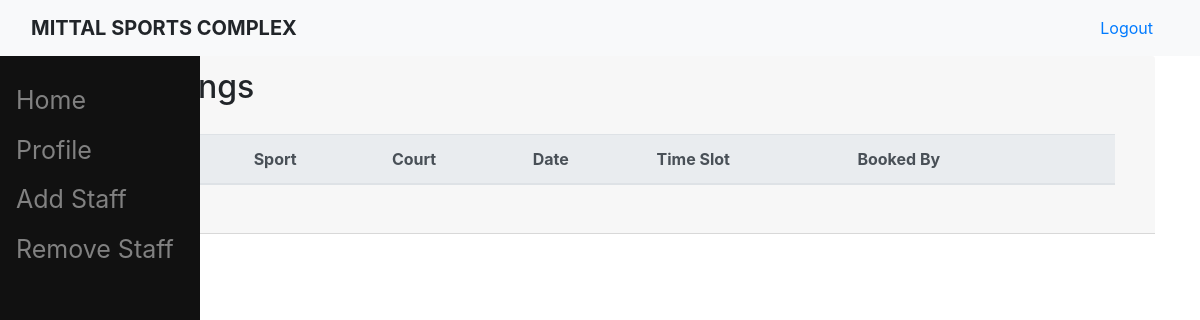
Before: /all_bookings/ (signed in) with the older database file.
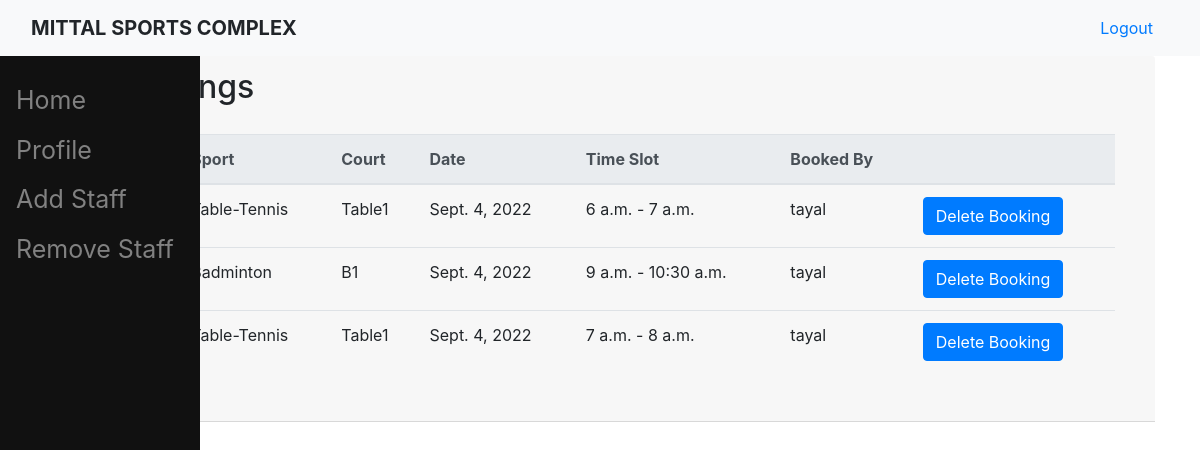
After: the same page with the newer database file.
### sports/models.py (models this page shows, shortened)
class Booking(models.Model):
    time_slot = models.OneToOneField(Slot, on_delete=models.CASCADE)
    booked_by = models.ForeignKey(User, null = True, blank = True,on_delete=models.CASCADE)

class Slot(models.Model):
    start_time = models.TimeField(help_text = "(Time should be of format HH:MM from 00:00 to 23:59.)")
    end_time = models.TimeField(help_text = "(Time should be of format HH:MM from 00:00 to 23:59.)")
    date = models.DateField(default = date.today(),help_text = "(Date should be of format YYYY-MM-DD)")
    court = models.ForeignKey(Court,on_delete=models.CASCADE)
    message = models.CharField(max_length=200, null = True, blank = True)

class Court(models.Model):
    name = models.CharField(max_length=20, unique = True )
    sport = models.ForeignKey(Sport,on_delete=models.CASCADE)
    def __str__(self):
        return f'{self.name}'

class Sport(models.Model):
    name = models.CharField(max_length=20, unique = True , help_text = '(Please, use underscore(_) or hypen(-) in place of spaces.)')
    img_url = models.CharField(max_length=2083, verbose_name = 'Image', help_text = '(Copy-paste the sport-image url here)', default = 'https://uploads-ssl.webflow.com/617b224ba2374548fcc039ba/617b224ba237453ce1c0409b_hpfulq-1234-1024x512.jpg')
    def __str__(self):
        return f'{self.name}'

### sports/views.py (the view)
# urls.py: path('all_bookings/',s_views.all_bookings, name = 'all_bookings'),
@login_required
def all_bookings(request):
    bookings = Booking.objects.all()
    return render(request, 'sports/all_bookings.html', {'bookings':bookings})

### users/templatetags/auth_extras.py (called while the page is built)
@register.filter(name='has_attr')
def has_attr(user, attribute):
    return hasattr(user, attribute)

### sports/templates/sports/all_bookings.html
{% extends 'sports/base.html' %}
{% load crispy_forms_tags %}
{% block content %}
<div class="content-section">
    <div class="card-header">
        <h2>All Bookings</h2>
        <div class="card-body">
            <div class="table-responsive">
                <table class = "table">
                    <thead class="thead-light">
                    <tr>
                        <th>Sr. No.</th>
                        <th>Sport</th>
                        <th>Court</th>
                        <th>Date</th>
                        <th>Time Slot</th>
                        <th>Booked By</th>
                        <th> </th>
                    </tr>
                    </thead>
                    {% for booking in bookings %}
                    <tr>
                        <td>{{ forloop.counter }}</td>
                        <td>{{ booking.time_slot.court.sport }}</a></td>
                        <td>{{ booking.time_slot.court }}</a></td>
                        <td>{{ booking.time_slot.date }}</a></td>
                        <td>{{ booking.time_slot.start_time }} - {{ booking.time_slot.end_time }}</td>
                        <td>{{ booking.booked_by }}</td>
                        <td><a href= "/delete_booking/{{ booking.id }}" class="btn btn-primary">Delete Booking</a></td>
                    {% endfor %}
                </table>
            </div>
        </div>
    </div>
</div>
{% endblock content %}

Changed rows visible on the page:
added Booking: time_slot.court.sport "Table-Tennis", time_slot.court "Table1", time_slot "Sept. 4, 2022", time_slot.start_time "6 a.m.", time_slot.end_time "7 a.m.", booked_by "tayal"
added Booking: time_slot.court.sport "Badminton", time_slot.court "B1", time_slot "Sept. 4, 2022", time_slot.start_time "9 a.m.", time_slot.end_time "10:30 a.m.", booked_by "tayal"
added Booking: time_slot.court.sport "Table-Tennis", time_slot.court "Table1", time_slot "Sept. 4, 2022", time_slot.start_time "7 a.m.", time_slot.end_time "8 a.m.", booked_by "tayal"
